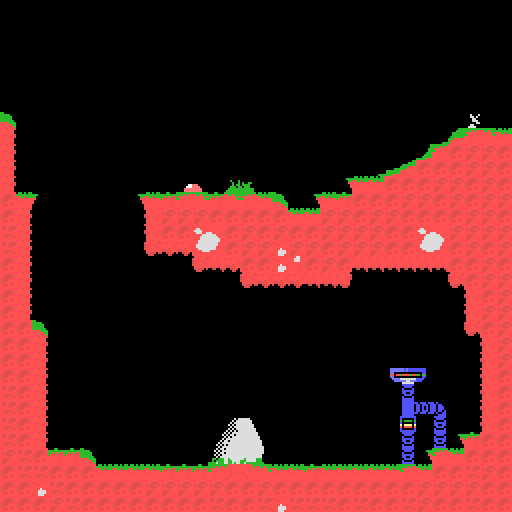

The image is a tile-based game level rendered from a .tmx file. Its description and source (layers, tilesets, objects; grid data summarised) follow:
An orthogonal 32x32 tile map with 16x16 px tiles, 1 tile layer (Tile Layer 1).

<map version="1.0" orientation="orthogonal" renderorder="right-down" width="32" height="32" tilewidth="16" tileheight="16" nextobjectid="1">
 <properties>
  <property name="name" value="a map" />
 </properties>
 <tileset firstgid="1" name="graphics" tilewidth="16" tileheight="16" tilecount="256">
  <image source="tiles-16x16-MSX.png" width="256" height="256" />
 </tileset>
 <layer name="Tile Layer 1" width="32" height="32">
  <data>[1024 cells, 1024 non-empty, 53 distinct tile ids]</data>
 </layer>
</map>
